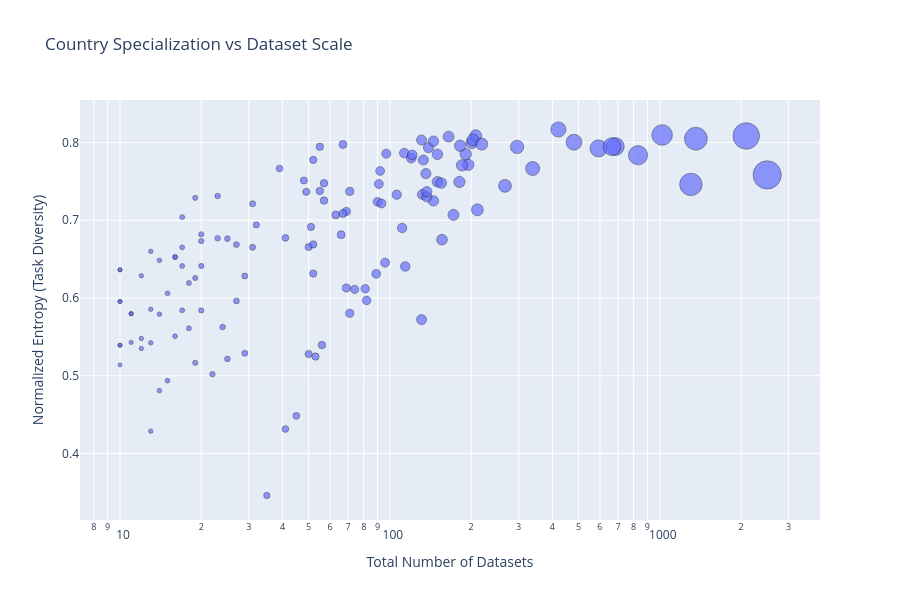

The notebook cell this image was saved under:
### Code cell
import plotly.express as px
import numpy as np

plot_df = df_plot.copy()

# Remove invalid values for log scale
plot_df = plot_df[plot_df["total_datasets"] > 0]

# Optional: remove very tiny countries
plot_df = plot_df[plot_df["total_datasets"] >= 10]

# Bubble size scaling
plot_df["bubble_size"] = (plot_df["total_datasets"] ** 0.7) * 3

fig = px.scatter(
    plot_df,
    x="total_datasets",
    y="entropy",
    size="bubble_size",
    hover_name="country",
    hover_data={
        "total_datasets": True,
        "entropy": ':.3f',
        "bubble_size": False
    },
    log_x=True,
    title="Country Specialization vs Dataset Scale",
    labels={
        "total_datasets": "Total Number of Datasets",
        "entropy": "Normalized Entropy (Task Diversity)"
    }
)

fig.update_traces(marker=dict(line=dict(width=0.5, color="black"), opacity=0.7))

fig.update_layout(
    width=900,
    height=600
)

fig.show()

### Figure 1 — Plotly figure (JSON) as saved in the notebook; plotly's stock layout.template omitted (floating-point values rounded to 4 significant figures; data arrays with more than 128 entries replaced by an {"elided": "..."} marker saying what was removed)
{"data": [{"customdata": {"elided": "134x1 float values"}, "hovertemplate": "<b>%{hovertext}</b><br><br>Total Number of Datasets=%{x}<br>Normalized Entropy (Task Diversity)=%{y:.3f}<extra></extra>", "hovertext": {"elided": "134 str values"}, "legendgroup": "", "marker": {"color": "#636efa", "line": {"color": "black", "width": 0.5}, "opacity": 0.7, "size": {"elided": "134 float values"}, "sizemode": "area", "sizeref": 1.793, "symbol": "circle"}, "mode": "markers", "name": "", "orientation": "v", "showlegend": false, "type": "scatter", "x": {"elided": "134 float values"}, "xaxis": "x", "y": {"elided": "134 float values"}, "yaxis": "y"}], "layout": {"height": 600, "legend": {"itemsizing": "constant", "tracegroupgap": 0}, "title": {"text": "Country Specialization vs Dataset Scale"}, "width": 900, "xaxis": {"anchor": "y", "domain": [0, 1], "title": {"text": "Total Number of Datasets"}, "type": "log"}, "yaxis": {"anchor": "x", "domain": [0, 1], "title": {"text": "Normalized Entropy (Task Diversity)"}}}}
